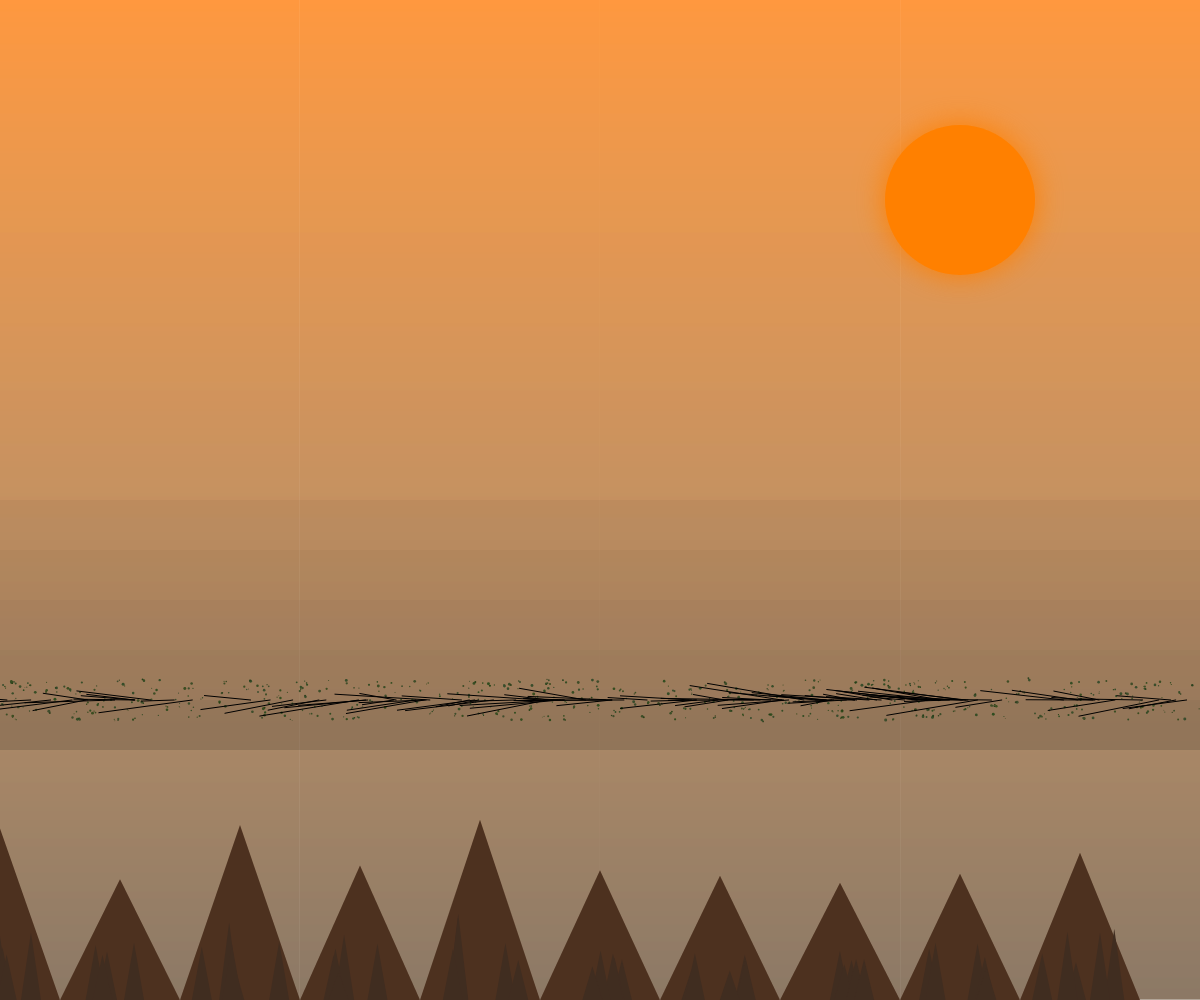
Frame 1 (no input)
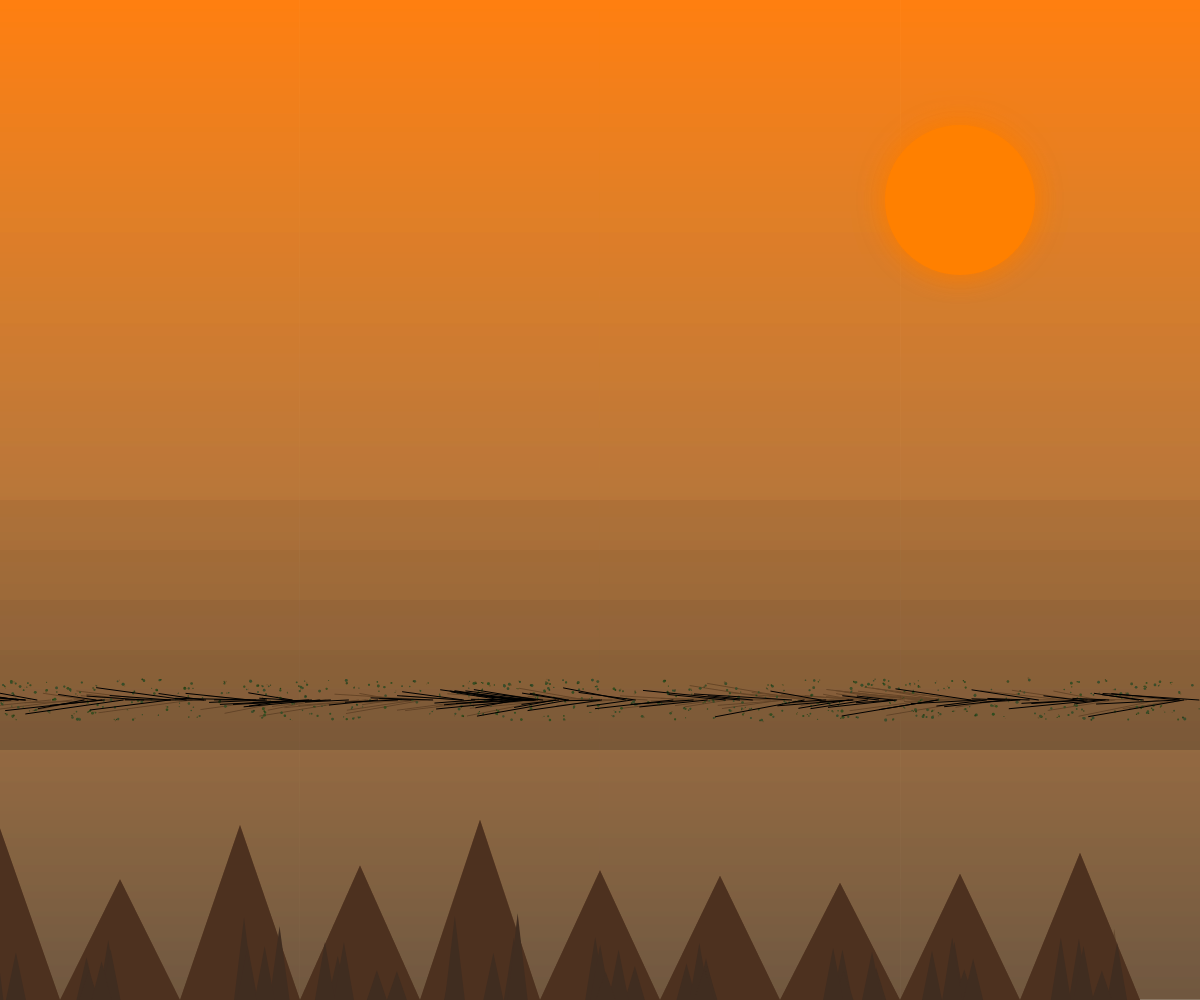
Frame 2 (the mouse pressed at the canvas centre, redrawn once)

The p5.js sketch that drew these frames (run headless with seeded random() and noise() and a simulated clock; the mouse was pressed at the canvas centre and the sketch redrawn once):

// p5.js sketch
// ── sketch.js
let sun, mountains, foreground;

function setup() {
  createCanvas(windowWidth, windowHeight);
  colorMode(HSB, 360, 100, 100, 1);
  
  // Create sun
  sun = {
    x: width * 0.8,
    y: height * 0.2,
    radius: 50
  };
  
  // Create mountain range
  mountains = [];
  for (let i = 0; i < 10; i++) {
    mountains.push({
      x: i * width / 10,
      height: random(100, 200),
      width: width / 10
    });
  }
  
  // Create foreground details
  foreground = [];
  for (let i = 0; i < 500; i++) {
    foreground.push({
      x: random(width),
      y: height * 0.7 + random(-20, 20),
      size: random(1, 3),
      hue: random(80, 100), // green range
      saturation: random(40, 60)
    });
  }
}

function draw() {
  // Background gradient (sky)
  for (let y = 0; y < height; y++) {
    let inter = map(y, 0, height, 0, 1);
    let c = lerpColor(color(28, 100, 100), color(30, 50, 40), inter);
    stroke(c);
    line(0, y, width, y);
  }
  
  // Draw sun
  noStroke();
  fill(30, 100, 100);
  ellipse(sun.x, sun.y, sun.radius * 2);
  
  // Draw sun glow
  drawingContext.shadowColor = color(30, 100, 100, 50);
  drawingContext.shadowBlur = 30;
  fill(30, 100, 100, 50);
  ellipse(sun.x, sun.y, sun.radius * 3);
  drawingContext.shadowBlur = 0;
  
  // Draw mountains
  noStroke();
  for (let mountain of mountains) {
    fill(24, 60, 30); // dark green
    triangle(
      mountain.x - mountain.width/2,
      height,
      mountain.x + mountain.width/2,
      height,
      mountain.x,
      height - mountain.height
    );
    
    // Add some texture to mountains
    fill(24, 50, 25);
    for (let i = 0; i < 5; i++) {
      let x = mountain.x + random(-mountain.width/3, mountain.width/3);
      let h = random(mountain.height * 0.2, mountain.height * 0.5);
      triangle(
        x - 10,
        height,
        x + 10,
        height,
        x,
        height - h
      );
    }
  }
  
  // Draw atmospheric mist in distance
  for (let i = 0; i < 5; i++) {
    let alpha = map(i, 0, 4, 20, 5);
    fill(30, 20, 20, alpha/100);
    noStroke();
    rect(0, height * (0.7 - i * 0.05), width, height * 0.05);
  }
  
  // Draw foreground details
  for (let plant of foreground) {
    fill(plant.hue, plant.saturation, 30);
    noStroke();
    ellipse(plant.x, plant.y, plant.size);
    
    // Add some variation in the foreground
    if (random() > 0.7) {
      fill(plant.hue + 5, plant.saturation + 10, 25);
      ellipse(plant.x + random(-2, 2), plant.y + random(-2, 2), plant.size * 0.7);
    }
  }
  
  // Draw shadows
  for (let i = 0; i < 100; i++) {
    let x = random(width);
    let y = height * 0.7;
    let len = random(30, 100);
    let angle = PI + random(-0.2, 0.2); // angled towards sun
    stroke(0, 0, 0, 30);
    line(x, y, x + cos(angle) * len, y + sin(angle) * len);
  }
  
  noLoop();
}
